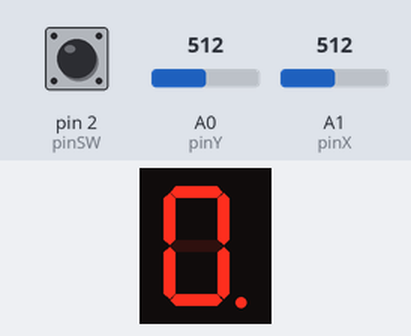
Simulated run of this sketch. Board: Arduino Uno, built with avr-gcc and run on an emulated ATmega328P. Parts: 1-digit seven-segment display. Wiring (inferred from the names in the program): 1-digit 7-segment display, segments lit when LOW: segments pin 5, pin 6, pin 7, pin 8, pin 9, pin 10, pin 11, pin 4. The inputs (shaded band) are chosen by the test bench; at power-on: A1 (pinX) = 512, pin 2 (pinSW) HIGH, A0 (pinY) = 512. The segment pins are drawn as the display they are named for.

Above: at 0.75 s.
At 1.2 s:
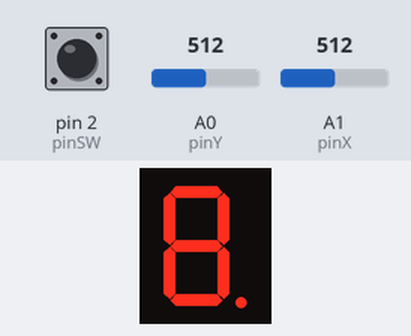
1.3 s: A1 (pinX) set to 390
At 1.9 s:
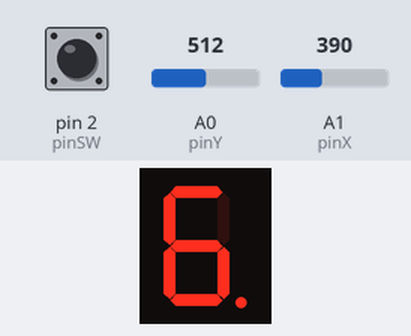
3.0 s: pin 2 (pinSW) pulled LOW for 1 s
4.6 s: A1 (pinX) set to 610
Timing chart, 0 to 7.6 s (numbered marks = the images above; inputs shaded):
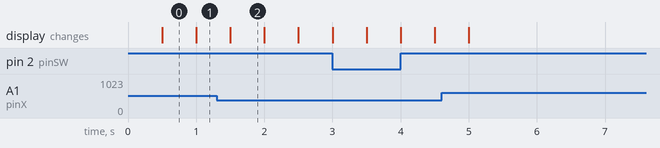

Measured:
- after the input at 1.3 s, the display: changes after 0.20 s (image 2)
- what the display in image 0 shows lasts 0.5 s, from 0.5 s to 1.0 s

The sketch:

H3.ino
```cpp
const int pinSW = 2;
const int pinX = A1;
const int pinY = A0;

const int pinA = 4;
const int pinB = 5;
const int pinC = 6;
const int pinD = 7;
const int pinE = 8;
const int pinF = 9;
const int pinG = 10;
const int pinDP = 11;

bool joyMoved = false;
int minThreshold = 400;
int maxThreshold = 600;
bool commonAnode = false;
int noState = 0;
int currentPosition = 5;  // DP

const int segSize = 8;
const int totalSegments = 10;
const int noDirections = 4;

int xValue = 500;
int yValue = 500;

unsigned long currentMillis = 0;
unsigned long previousMillis = 0;
const long interval = 500;  // interval at which to blink (milliseconds)
unsigned long lastDebounceTime = 0;
const unsigned long shortDebounceDelay = 50;
const unsigned long longdebounceDelay = 1000;

byte swState = HIGH;
byte reading = HIGH;
byte lastReading = HIGH;

int shortPress = -1;  // -1 = N/A, 0 = didn't occur, 1 = did occur
int longPress = -1;   // -1 = N/A, 0 = didn't occur, 1 = did occur

int segments[segSize] = {
  pinA, pinB, pinC, pinD, pinE, pinF, pinG, pinDP
};

byte blinkingState = 0;

byte segmentsState[totalSegments + 1];

int segmentsInfo[totalSegments + 1][noDirections + 1] = {
  // current pin, followed by up, right, down, left neighbors
  { -1, -1, -1, -1, -1 },    // none
  { pinE, 10, 4, 2, -1 },    // E - 1
  { pinD, 10, 4, -1, 1 },    // D - 2
  { -1, -1, -1, -1, -1 },    // Gnd - 3
  { pinC, 10, 5, 2, 1 },     // C - 4
  { pinDP, -1, -1, -1, 4 },  // DP - 5
  { pinB, 7, -1, 10, 9 },    // B - 6
  { pinA, -1, 6, 10, 9 },    // A - 7
  { -1, -1, -1, -1, -1 },    // Gnd - 8
  { pinF, 7, 6, 10, -1 },    // F - 9
  { pinG, 7, -1, 2, -1 }     // G - 10
};

void setup() {
  for (int i = 0; i < segSize; i++) {
    pinMode(segments[i], OUTPUT);
  }

  pinMode(pinSW, INPUT_PULLUP);

  if (commonAnode == true) {
    for (int i = 0; i < totalSegments + 1; i++) {
      segmentsState[i] = 1;
    }
    swState = !swState;
  } else {
    for (int i = 0; i < totalSegments + 1; i++) {
      segmentsState[i] = 0;
    }
  }

  state1();
}

void loop() {
  xValue = analogRead(pinX);
  yValue = analogRead(pinY);

  currentMillis = millis();

  displaySegments();

  if (noState == 1)
    state1();
  else if (noState == 2)
    state2();
}

void state1() {
  noState = 1;

  checkSwState1();

  if (joyMoved == false) {
    if (xValue > maxThreshold) {  // right
      if (segmentsInfo[currentPosition][2] != -1) {
        currentPosition = segmentsInfo[currentPosition][2];
      }
    }

    if (xValue < minThreshold) {  // left
      if (segmentsInfo[currentPosition][4] != -1) {
        currentPosition = segmentsInfo[currentPosition][4];
      }
    }

    if (yValue > maxThreshold) {  // up
      if (segmentsInfo[currentPosition][1] != -1) {
        currentPosition = segmentsInfo[currentPosition][1];
      }
    }

    if (yValue < minThreshold) {  // down
      if (segmentsInfo[currentPosition][3] != -1) {
        currentPosition = segmentsInfo[currentPosition][3];
      }
    }
    joyMoved = true;
  }

  if (xValue >= minThreshold && xValue <= maxThreshold && yValue >= minThreshold && yValue <= maxThreshold) {
    joyMoved = false;
  }

  blinkCurrentSegment();
}

void blinkCurrentSegment() {
  digitalWrite(segmentsInfo[currentPosition][0], blinkingState);

  if (previousMillis / interval != currentMillis / interval) {
    previousMillis = currentMillis;
    blinkingState = !blinkingState;
  }
}

void state2() {
  noState = 2;

  checkSwState2();

  if (joyMoved == false) {
    if (yValue > maxThreshold) {           // up
      segmentsState[currentPosition] = 1;  // turn the segment on
    } else if (yValue < minThreshold) {    // down
      segmentsState[currentPosition] = 0;  // turn the segment off
    }
    joyMoved = true;
  }

  if (yValue >= minThreshold && yValue <= maxThreshold) {
    joyMoved = false;
  }
}

void checkSwState1() {
  reading = digitalRead(pinSW);

  if (reading != lastReading) {
    lastDebounceTime = millis();
  }

  currentMillis = millis();

  if (currentMillis - lastDebounceTime > shortDebounceDelay) {  //check for short press
    if (reading != swState) {
      swState = reading;
      if (swState == LOW) {
        shortPress = 1;
      }
    }
  }

  currentMillis = millis();

  if (currentMillis - lastDebounceTime > longdebounceDelay) {  //check for long press
    if (reading == swState && shortPress == 1) {
      if (swState == LOW) {
        longPress = 1;
      } else
        longPress = 0;
    }
  }

  if (shortPress == 1 && longPress == 0) {
    shortPress = -1;
    longPress = -1;
    state2();
  }

  if (shortPress == 1 && longPress == 1) {
    shortPress = -1;
    longPress = -1;
    reset();
  }

  lastReading = reading;
}

void checkSwState2() {
  reading = digitalRead(pinSW);

  if (reading != lastReading) {
    lastDebounceTime = millis();
  }

  currentMillis = millis();

  if (currentMillis - lastDebounceTime > shortDebounceDelay) {
    if (reading != swState) {
      swState = reading;
      if (swState == LOW) {
        state1();
      }
    }
  }
  lastReading = reading;
}

void displaySegments() {
  for (int i = 1; i < totalSegments + 1; i++)
    if (segmentsInfo[i][0] != -1) {  // valid segment
      if (noState == 1 && i == currentPosition) // keep the current segment blinking in state 1
          continue;
      else
        digitalWrite(segmentsInfo[i][0], segmentsState[i]);
    }
}

void reset() {
  for (int i = 1; i < totalSegments + 1; i++)
    segmentsState[i] = 0;

  currentPosition = 5;  // DP
  state1();
}
```
